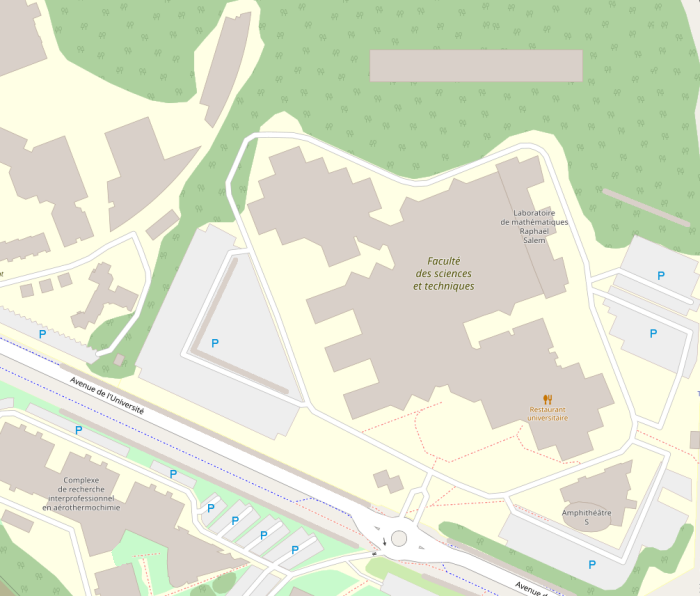
#> input picture Image_lecomte/TP2_Images/outdoorMap.png, 700 x 596 px, found by its file name
$ jupyter execute TP02.ipynb
#> lines starting #> are read from the running program, lines starting #| are printed output that depends on the picture; after the words box and inside, x2 and y2 are one past the last pixel; in counts of white or black regions, pixels touching at a corner belong together
[cell 1]
import cv2
import numpy as np
import matplotlib.pyplot as plt
from PIL import Image

image_path = 'TP2_images/outdoorMap.png'
image = cv2.imread(image_path)
#> image is the input picture: shape (596, 700, 3); mean B, G, R 204.9, 227.2, 220.1


image_rgb = cv2.cvtColor(image, cv2.COLOR_BGR2RGB)


plt.imshow(image_rgb)
plt.title('Outdoor')
plt.axis('off')  # masquer les axes
plt.show()

[cell 2]
# On va definir la couleur des murs selon la description donnée, avec une marge pour la compression
# Nous prenons une marge de 10 pour les variations dues à la compression
wall_color = np.array([217, 208, 201])  # Couleur des murs
color_margin = np.array([10, 10, 10])


seuil_bas = wall_color - color_margin
seuil_haut = wall_color + color_margin

#les murs seront en blanc, le reste en noir
binarized_image = cv2.inRange(image_rgb, seuil_bas, seuil_haut)
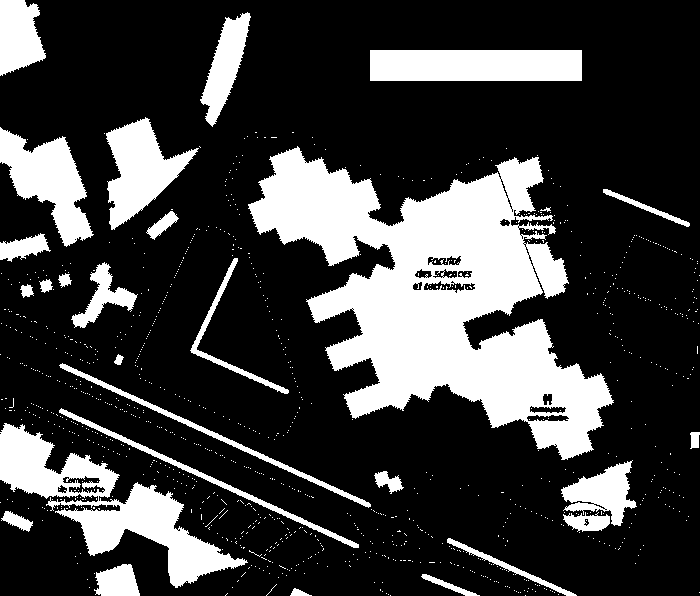
#> binarized_image: shape (596, 700); 24.4% white; 1046 white regions (1018 under 20 px), largest, box (x1, y1, x2, y2) and area: (248, 146, 614, 460) 52383, (0, 423, 248, 588) 11753, (370, 50, 582, 81) 6572

plt.imshow(binarized_image, cmap='gray')
plt.title('Binarized Image')
plt.axis('off')
plt.show()

[cell 3]
kernel_size = 11
kernel = np.ones((kernel_size, kernel_size), np.uint8)

dilated_image = cv2.dilate(binarized_image, kernel)
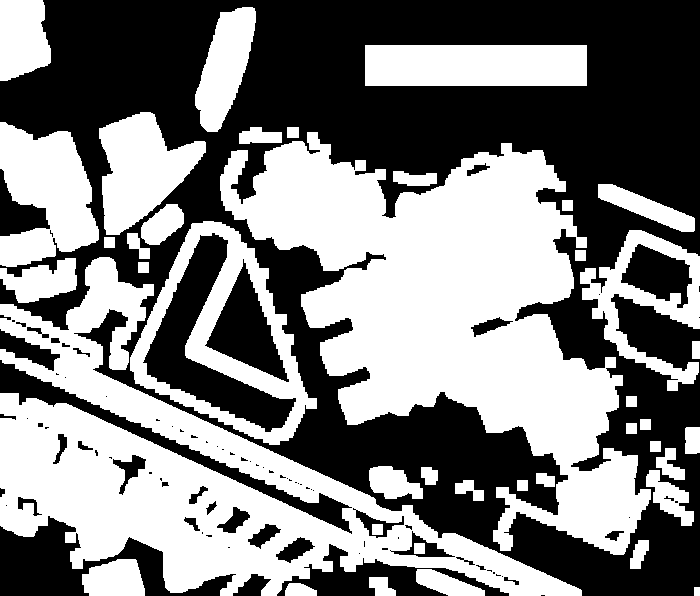
#> dilated_image: shape (596, 700); 49.9% white; 41 white regions, largest, box (x1, y1, x2, y2) and area: (220, 132, 651, 555) 79377, (0, 257, 582, 596) 60467, (130, 221, 317, 445) 11649

plt.imshow(dilated_image, cmap='gray')
plt.title('Image dilatée avec marge de securité')
plt.axis('off')
plt.show()

## Fonction pour le parcours de graphe

[cell 4]
def graph_traversal(start, end, map_array):

    distance_map = np.full(map_array.shape, np.inf)
    distance_map[start] = 0
    list_points = [start]
    directions = [(0, 1), (0, -1), (-1, 0), (1, 0)]

    while list_points:
        current_point = list_points.pop(0)
        current_distance = distance_map[current_point]

        for dx, dy in directions:
            neighbor = (current_point[0] + dx, current_point[1] + dy)
            if (0 <= neighbor[0] < map_array.shape[0] and
                0 <= neighbor[1] < map_array.shape[1] and
                map_array[neighbor] == 0):
                if current_distance + 1 < distance_map[neighbor]:
                    distance_map[neighbor] = current_distance + 1
                    list_points.append(neighbor)

    return distance_map

### Définition de la fonction de conversion d'image en niveaux de gris et en matrice binaire

[cell 5]
def convert_to_binary_map(image_array, threshold=128):
    binary_map = (image_array > threshold).astype(np.int_)
    return binary_map

[cell 6]
image_path = 'TP2_images/outdoorMap.png'
outdoor_map_img = Image.open(image_path).convert("L")
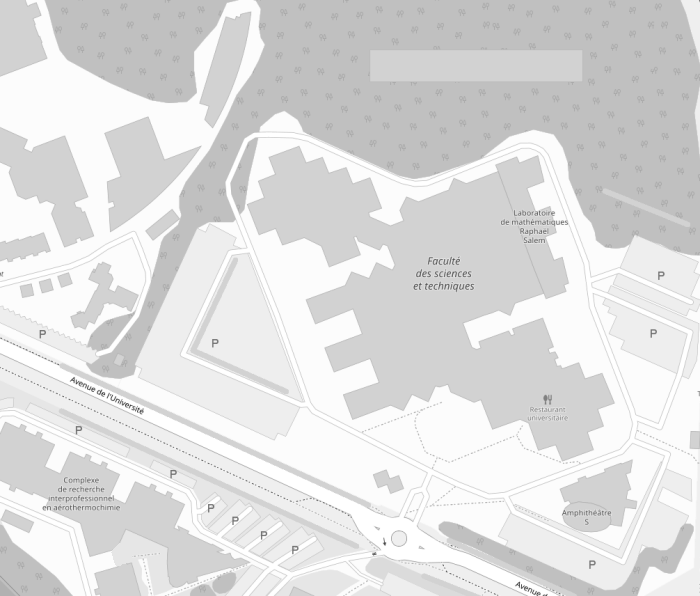
#> outdoor_map_img: PIL image 700x596 L; min 64, max 255, mean 222.5
outdoor_map_array = np.array(outdoor_map_img)
binary_outdoor_map = convert_to_binary_map(outdoor_map_array)
#> in convert_to_binary_map, `binary_map = (image_array > threshold).astype(np.int_)`:
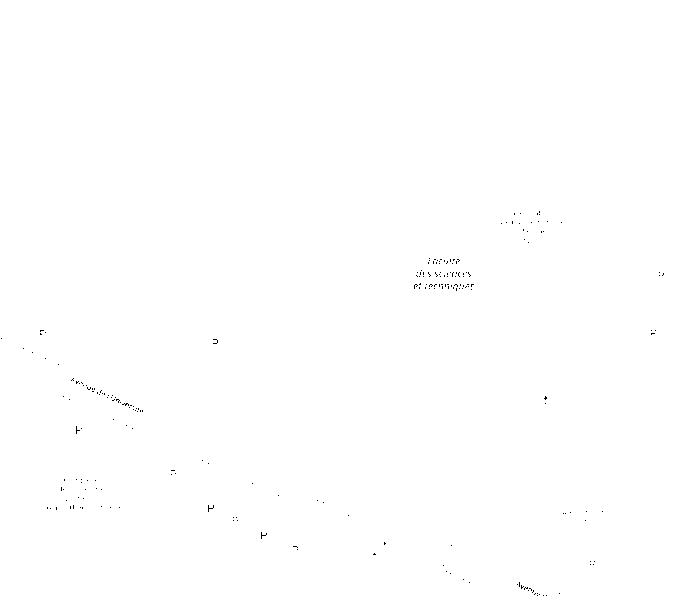
#> binary_map: shape (596, 700) int64; values 0 (black) and 1 (white), 99.9% white; black in thin lines or dots, all inside (x1, y1, x2, y2) = (1, 211, 664, 596)

# Apres avoir converti l'image de la map en niveaux de gris et le transformer en matrice je definis ici les points de départ et d'arrivée et parcours le graphe
point_start = (0, 0)
point_end = (binary_outdoor_map.shape[0] - 1, binary_outdoor_map.shape[1] - 1)

distance_map = graph_traversal(point_start, point_end, binary_outdoor_map)
#> distance_map: shape (596, 700) float64; 100% of the values are NaN or infinite; the others: min 0, max 0, mean 0

plt.imshow(distance_map, cmap='hot')
plt.colorbar(label='Distance depuis le point de depart')
plt.scatter([point_start[1], point_end[1]], [point_start[0], point_end[0]], c=['blue', 'red'])
plt.title("Le point de depart en bleu et le point d'arrivé en rouge")
plt.show()
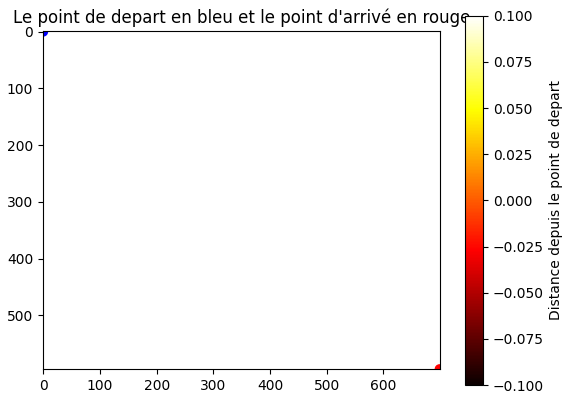
#> figure drawn by matplotlib, 2 panels

### ALGORITH A*

[cell 7]
import heapq

def a_star_search(start, end, map_array):
#> called with start = (0, 0), end = (595, 699)
    neighbors = [(0, 1), (1, 0), (0, -1), (-1, 0)]  # 4-connexité
    close_set = set()
    came_from = {}
    gscore = {start: 0}
    fscore = {start: heuristic(start, end)}
    oheap = []

    heapq.heappush(oheap, (fscore[start], start))

    while oheap:
        current = heapq.heappop(oheap)[1]

        if current == end:
            data = []
            while current in came_from:
                data.append(current)
                current = came_from[current]
            return data

        close_set.add(current)
        for i, j in neighbors:
            neighbor = current[0] + i, current[1] + j
            tentative_g_score = gscore[current] + heuristic(current, neighbor)
            if 0 <= neighbor[0] < map_array.shape[0]:
                if 0 <= neighbor[1] < map_array.shape[1]:
                    if map_array[neighbor[0]][neighbor[1]] == 1:
                        continue
                else:
                    continue
            else:
                continue

            if neighbor in close_set and tentative_g_score >= gscore.get(neighbor, 0):
                continue

            if  tentative_g_score < gscore.get(neighbor, 0) or neighbor not in [i[1]for i in oheap]:
                came_from[neighbor] = current
                gscore[neighbor] = tentative_g_score
                fscore[neighbor] = tentative_g_score + heuristic(neighbor, end)
                heapq.heappush(oheap, (fscore[neighbor], neighbor))

    return False

def heuristic(a, b):
    return abs(a[0] - b[0]) + abs(a[1] - b[1])

image_path = 'TP2_images/outdoorMap.png'
outdoor_map_img = Image.open(image_path).convert("L")
outdoor_map_array = np.array(outdoor_map_img)
binary_outdoor_map = convert_to_binary_map(outdoor_map_array)

point_start = (0, 0)
point_end = (binary_outdoor_map.shape[0] - 1, binary_outdoor_map.shape[1] - 1)

path = a_star_search(point_start, point_end, binary_outdoor_map)
#> path = False

plt.figure(figsize=(10, 8))
plt.imshow(binary_outdoor_map, cmap='gray')

if path:
    ys, xs = zip(*path)
    plt.plot(xs, ys, color='cyan', linewidth=2)
plt.scatter([point_start[1], point_end[1]], [point_start[0], point_end[0]], c=['blue', 'red'], edgecolors='black')
plt.title("Binary Map with A* Path (Cyan) from Start (Blue) to End (Red)")
plt.axis('off')
plt.show()

[cell 8]
def weighted_heuristic(a, b, weight=1):
    return weight * (abs(a[0] - b[0]) + abs(a[1] - b[1]))

def weighted_a_star_search(start, end, map_array, weight):
    neighbors = [(0, 1), (1, 0), (0, -1), (-1, 0)]  # 4-connectivity
    close_set = set()
    came_from = {}
    gscore = {start: 0}
    fscore = {start: weighted_heuristic(start, end, weight)}
    oheap = []

    heapq.heappush(oheap, (fscore[start], start))

    while oheap:
        current = heapq.heappop(oheap)[1]

        if current == end:
            data = []
            while current in came_from:
                data.append(current)
                current = came_from[current]
            return data[::-1]

        close_set.add(current)
        for i, j in neighbors:
            neighbor = current[0] + i, current[1] + j
            tentative_g_score = gscore[current] + 1
            if 0 <= neighbor[0] < map_array.shape[0] and 0 <= neighbor[1] < map_array.shape[1] and map_array[neighbor] == 0:
                if neighbor in close_set and tentative_g_score >= gscore.get(neighbor, 0):
                    continue
                if tentative_g_score < gscore.get(neighbor, 0) or neighbor not in [i[1]for i in oheap]:
                    came_from[neighbor] = current
                    gscore[neighbor] = tentative_g_score
                    fscore[neighbor] = tentative_g_score + weighted_heuristic(neighbor, end, weight)
                    heapq.heappush(oheap, (fscore[neighbor], neighbor))
    return False

weights = [1, 1.5, 2, 5, 10]
paths = {}

for weight in weights:
    path = weighted_a_star_search(point_start, point_end, binary_outdoor_map, weight)
    paths[weight] = path
#> after the loop, paths = {1: False, 1.5: False, 2: False, 5: False, 10: False}


plt.figure(figsize=(14, 10))
plt.imshow(binary_outdoor_map, cmap='gray')

for weight, path in paths.items():
    if path:
        ys, xs = zip(*path)
        plt.plot(xs, ys, label=f'Weight {weight}')
#> this loop made 5 passes
#> weight on passes 1 to 5: 1, 1.5, 2, 5, 10

plt.scatter([point_start[1]], [point_start[0]], c='blue', edgecolors='black', label='Start')
plt.scatter([point_end[1]], [point_end[0]], c='red', edgecolors='black', label='End')
plt.legend()
plt.title("Paths with Different Weights")
plt.axis('off')
plt.show()

$ run again, with Image_lecomte/TP2_Images/al1.png copied over Image_lecomte/TP2_Images/outdoorMap.png
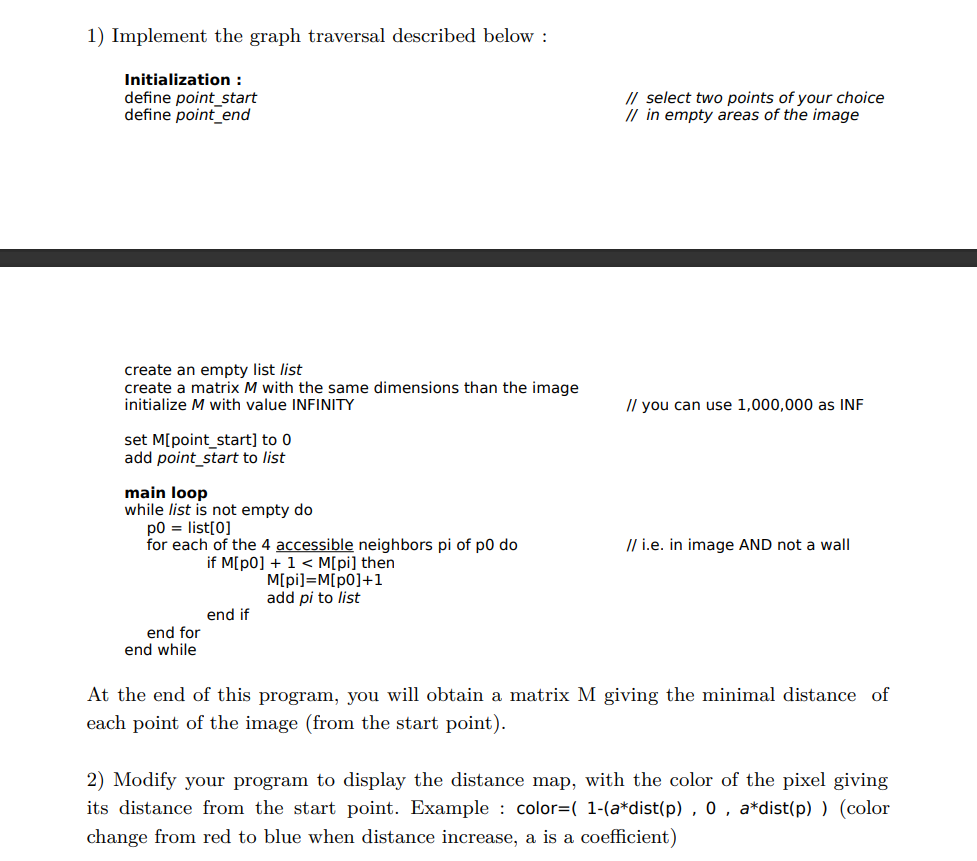
#> input picture Image_lecomte/TP2_Images/al1.png, 977 x 861 px, found by its file name
#> image is the input picture: shape (861, 977, 3); mean B, G, R 244, 244, 244
#> `binarized_image = cv2.inRange(image_rgb, seuil_bas, seuil_haut)`:
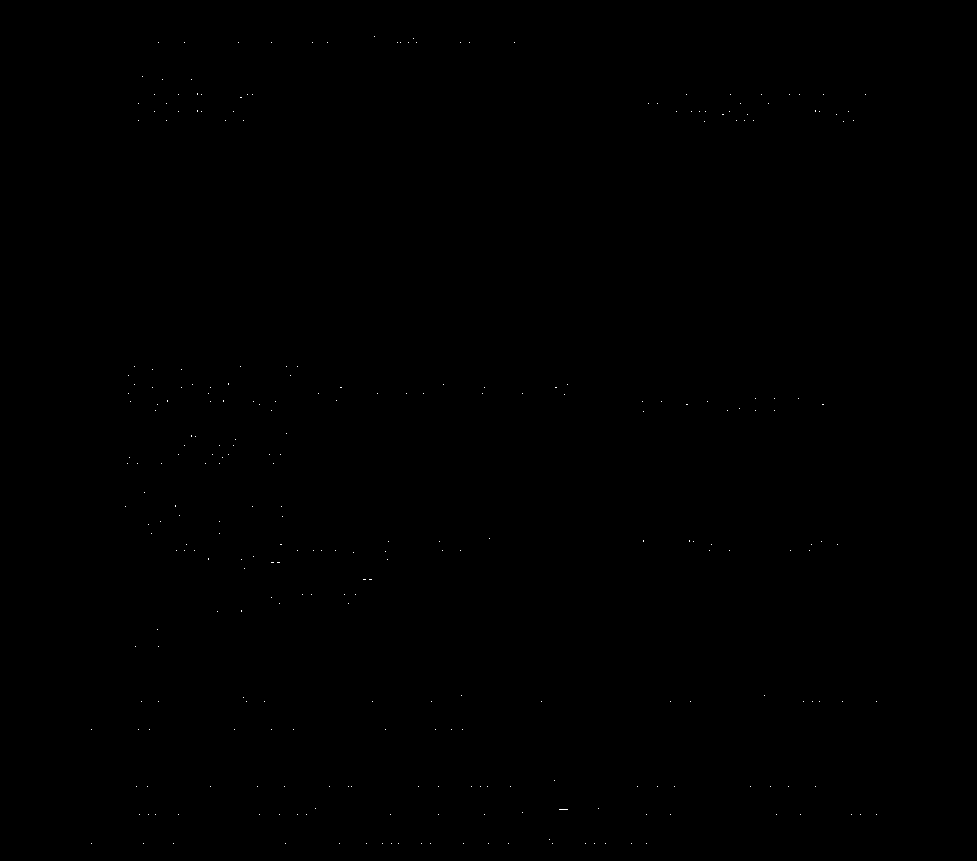
#> binarized_image: shape (861, 977); 0.04% white in thin lines or dots, all inside (x1, y1, x2, y2) = (91, 36, 877, 844)
#> dilated_image: shape (861, 977); 3.9% white; 188 white regions, largest, box (x1, y1, x2, y2) and area: (717, 89, 759, 126) 819, (200, 434, 241, 469) 797, (123, 361, 140, 407) 548
#> binary_map: shape (861, 977) int64; values 0 (black) and 1 (white), 95.3% white; 1068 black regions (471 under 20 px), largest, box (x1, y1, x2, y2) and area: (0, 249, 977, 267) 17586, (276, 551, 354, 552) 78, (611, 829, 626, 843) 77
#> distance_map: shape (861, 977) float64; 100% of the values are NaN or infinite; the others: min 0, max 0, mean 0
#> `path = a_star_search(point_start, point_end, binary_outdoor_map)`: path = False
#> after the loop `for weight in weights:`: paths = {1: False, 1.5: False, 2: False, 5: False, 10: False}
#> the loop `for weight, path in paths.items():` made 5 passes
#> weight on passes 1 to 5: 1, 1.5, 2, 5, 10
#> `plt.show()`:
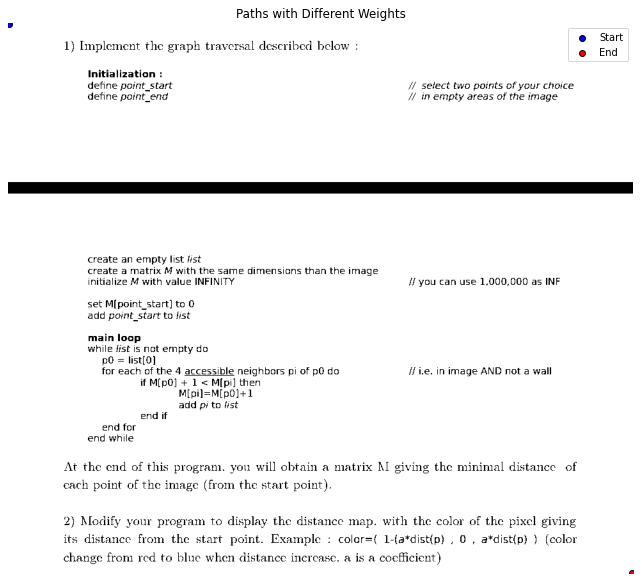
#> figure drawn by matplotlib, 1 panel
